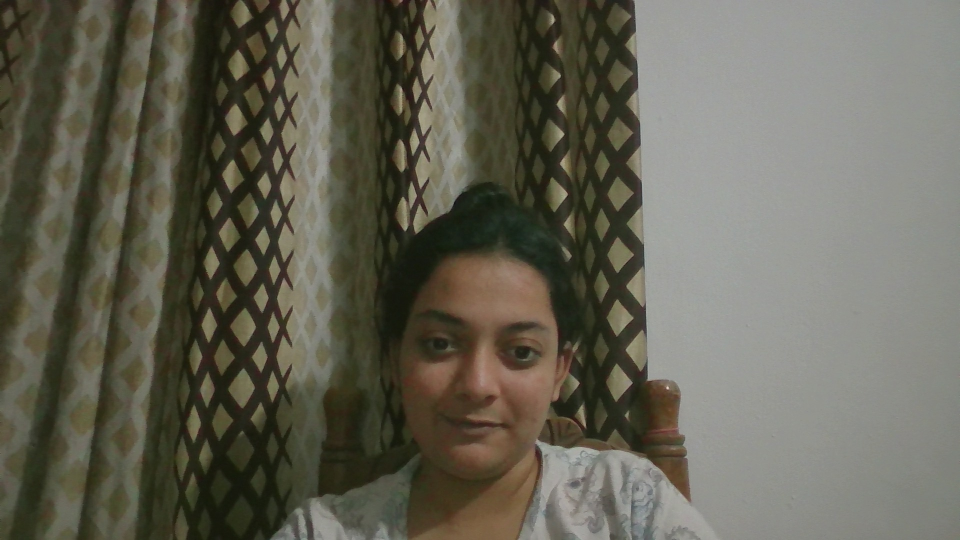
#> input picture ai-tutor/backend/dataset/pending/pending_adam_1772217141.jpg, 1920 x 1080 px (shown at 1/2 size)
$ python -i face_recognition_enhanced.py   (imports and definitions only)   (older library calls are emulated)
#> lines starting #> are read from the running program, lines starting #| are printed output that depends on the picture
import cv2
import numpy as np
import os
import pickle
import face_recognition
from sklearn.svm import SVC
from sklearn.preprocessing import LabelEncoder

# Global flag for face_recognition availability
# [7 lines not run here, left out]

# [17 lines left out: function get_haarcascade_path, not called in this run]

class EnhancedFaceRecognition:
    def __init__(self, encodings_path='models/face_encodings.pkl'):
        self.encodings_path = encodings_path
        self.known_face_encodings = []
        self.known_face_names = []
        self.svm_classifier = SVC(C=1.0, kernel='linear', probability=True)
        self.label_encoder = LabelEncoder()
        self.is_trained = False
        self.feature_vector_size = 8100
        self.face_recognition_available = FACE_RECOGNITION_AVAILABLE
        self.load_encodings()

    # [567 lines left out: functions detect_faces, _filter_duplicate_faces, assess_face_quality, extract_face_features, encode_face, _opencv_encode_face and 9 more, not called in this run]

# Global instance
# [1 line that did not run here, left out]

>>> import cv2
>>> picture = cv2.imread('dataset/pending/pending_adam_1772217141.jpg', cv2.IMREAD_GRAYSCALE)
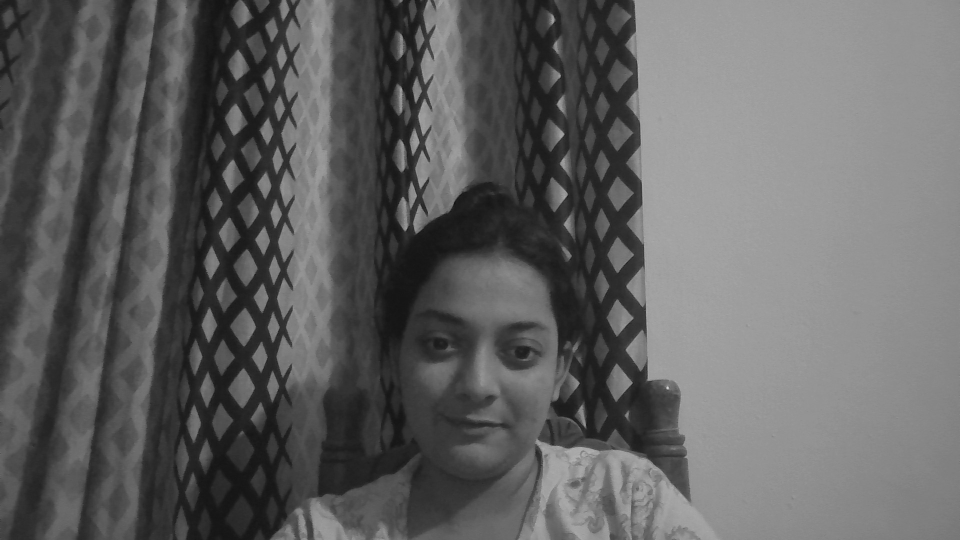
#> picture: shape (1080, 1920) (shown at 1/2 size); min 6, max 223, mean 97.1
>>> result = EnhancedFaceRecognition().detect_faces(picture)
#> (the run stopped early here; a loop or call above may not have finished)

$ run again, on ai-tutor/backend/dataset/pending/pending_aleesha_1772216731.jpg
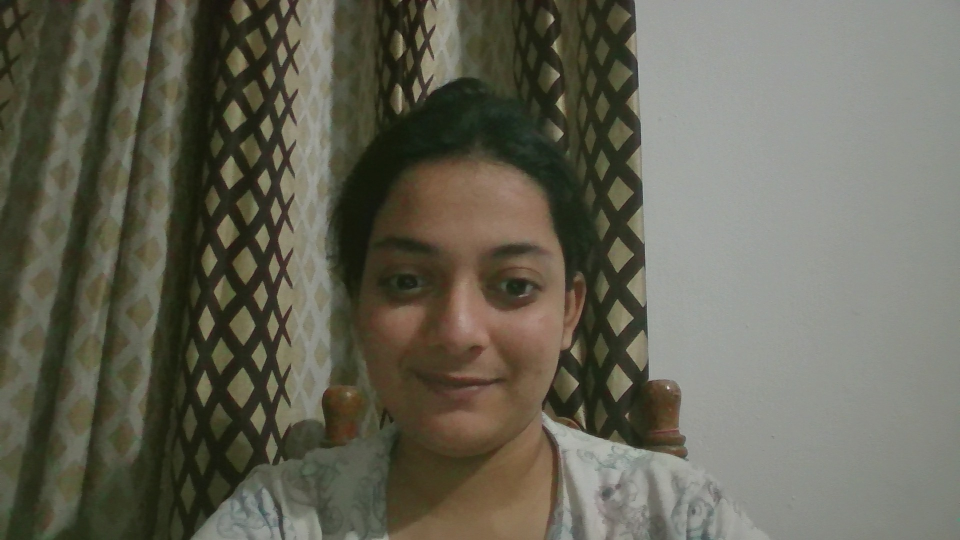
#> input picture ai-tutor/backend/dataset/pending/pending_aleesha_1772216731.jpg, 1920 x 1080 px (shown at 1/2 size)
#> `picture = cv2.imread('dataset/pending/pending_adam_1772217141.jpg', cv..`:
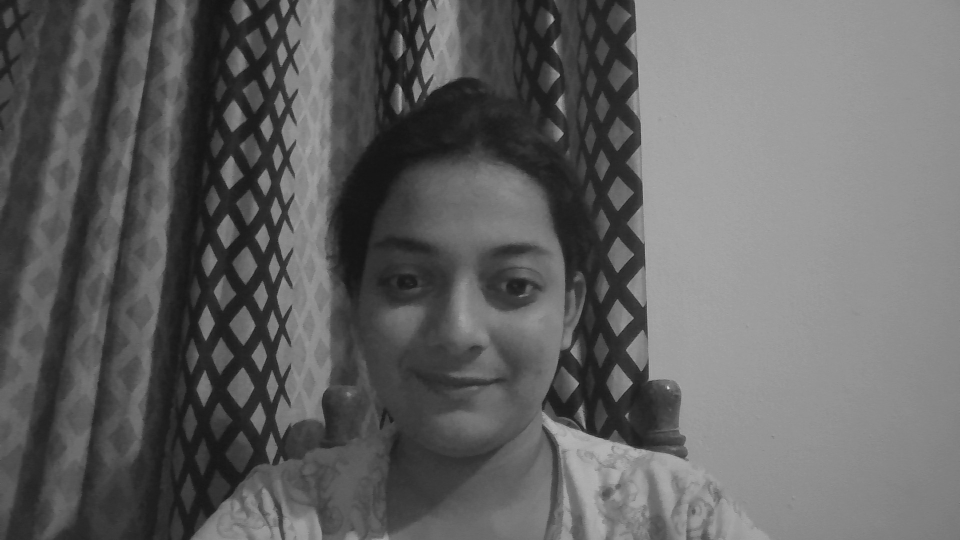
#> picture: shape (1080, 1920) (shown at 1/2 size); min 12, max 236, mean 98.6
